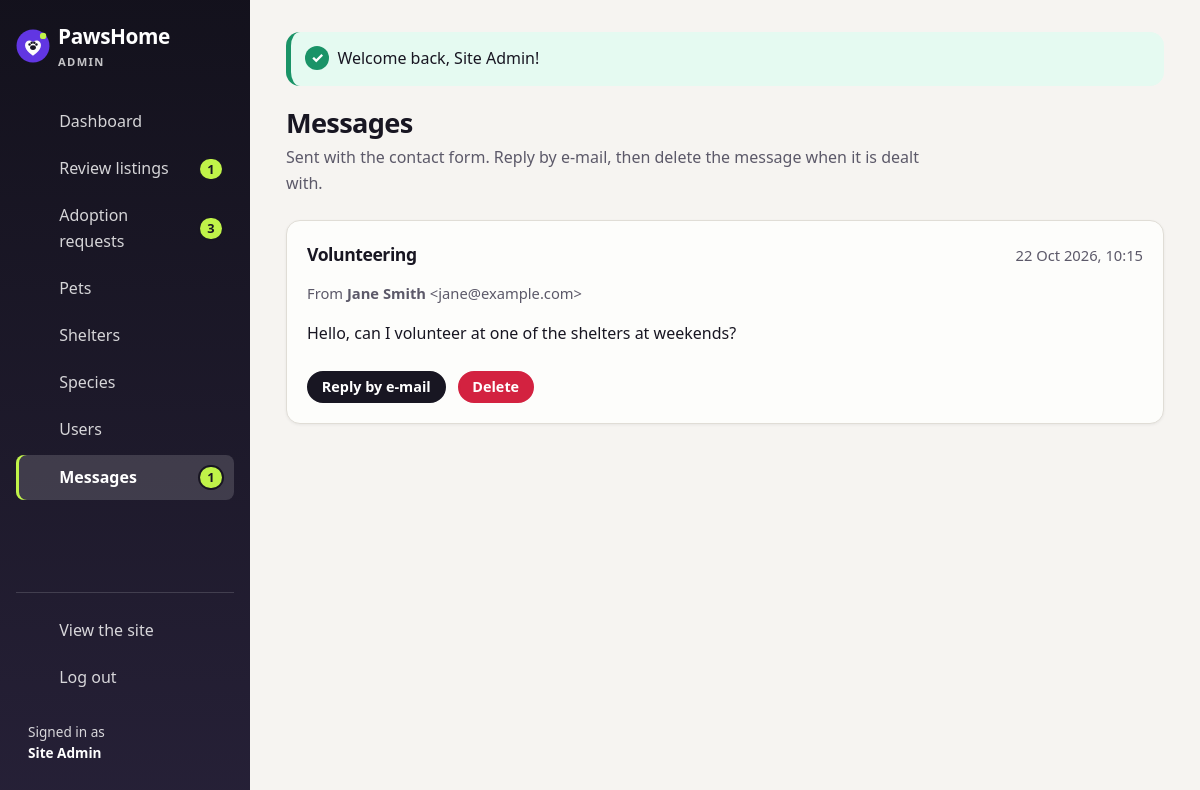
The page /admin/messages.php (signed in) on the database its author committed.
### tables this page shows
CREATE TABLE user (
    id INT NOT NULL AUTO_INCREMENT,
    name VARCHAR(100) NOT NULL,
    email VARCHAR(255) NOT NULL,
    password VARCHAR(255) NOT NULL,
    role ENUM('member', 'admin') NOT NULL DEFAULT 'member',
    shelterid INT NULL,               
    datejoined DATE NOT NULL,
    PRIMARY KEY (id),
    UNIQUE KEY (email)
);

CREATE TABLE message (
    id INT NOT NULL AUTO_INCREMENT,
    name VARCHAR(100) NOT NULL,
    email VARCHAR(255) NOT NULL,
    subject VARCHAR(150) NOT NULL,
    body TEXT NOT NULL,
    datesent DATETIME NOT NULL,
    PRIMARY KEY (id)
);

### admin/messages.php (called while the page is built, shortened)
<?php
include '../includes/Functions.php';
requireAdmin();
try {
	include '../includes/DatabaseConnection.php';
	include '../includes/DatabaseFunctions.php';
	$messages = query($pdo, 'SELECT * FROM message ORDER BY datesent DESC')->fetchAll();
	$output = loadTemplate('admin/messages.html.php', ['messages' => $messages]);
} catch (PDOException $e) {
	$title = 'An error has occurred';
	$output = loadTemplate('error.html.php', ['message' => 'Database error: ' . $e->getMessage()]);
}
include '../templates/admin_layout.html.php';

### includes/DatabaseFunctions.php (called while the page is built, shortened)
<?php
function query($pdo, $sql, $parameters = []) {
	$query = $pdo->prepare($sql);
	$query->execute($parameters);
	return $query;
}
function adminBadgeCounts($pdo) {
	$row = query($pdo, "SELECT
			(SELECT COUNT(*) FROM pet WHERE approval = 'Pending') AS review,
			(SELECT COUNT(*) FROM adoptionrequest WHERE status = 'New') AS newrequests,
			(SELECT COUNT(*) FROM message) AS messages")->fetch();
	return array_map('intval', $row);
}

### templates/admin/messages.html.php (the view, shortened to what this page needs)
<header class="admin-head">
	<div>
		<h1>Messages</h1>
		<p class="admin-sub">Sent with the contact form. Reply by e-mail, then delete the message when it is dealt with.</p>
	</div>
</header>
<?php if (empty($messages)): ?>
	<p class="all-clear admin-card"><?=icon('check')?> No messages. The inbox is empty.</p>
<?php else: ?>
	<div class="message-list">
		<?php foreach ($messages as $message): ?>
			<article class="admin-card message">
				<div class="card-head">
					<h2><?=html($message['subject'])?></h2>
					<time class="meta" datetime="<?=html($message['datesent'])?>"><?=date('j M Y, H:i', strtotime($message['datesent']))?></time>
				</div>
				<p class="meta">From <strong><?=html($message['name'])?></strong> &lt;<?=html($message['email'])?>&gt;</p>
				<p class="message-body"><?=nl2br(html($message['body']))?></p>
				<div class="form-actions">
					<a class="btn btn-small" href="mailto:<?=html($message['email'])?>?subject=Re: <?=rawurlencode($message['subject'])?>">Reply by e-mail<span class="visually-hidden"> to <?=html($message['name'])?></span></a>
					<form action="messages.php" method="post" class="inline-form" data-confirm="Delete this message?">
						<button class="btn btn-small btn-danger" type="submit">Delete<span class="visually-hidden"> message from <?=html($message['name'])?></span></button>
					</form>
				</div>
			</article>
		<?php endforeach; ?>
	</div>
<?php endif; ?>

### templates/admin_layout.html.php (shortened to what this page needs)
<?php
$flash = getFlash();
$page = basename($_SERVER['SCRIPT_NAME']);
$badges = (isset($pdo) && function_exists('adminBadgeCounts')) ? adminBadgeCounts($pdo) : ['review' => 0, 'newrequests' => 0, 'messages' => 0];
$menu = [
	'index.php' => ['Dashboard', 'dashboard', 0, ''],
	'approvals.php' => ['Review listings', 'review', $badges['review'], 'waiting for review'],
	'requests.php' => ['Adoption requests', 'requests', $badges['newrequests'], 'new'],
	'pets.php' => ['Pets', 'pets', 0, ''],
	'shelters.php' => ['Shelters', 'shelters', 0, ''],
	'species.php' => ['Species', 'species', 0, ''],
	'users.php' => ['Users', 'users', 0, ''],
	'messages.php' => ['Messages', 'messages', $badges['messages'], 'messages']
];
?>
<!DOCTYPE html>
<html lang="en">
<head>
	<link rel="stylesheet" href="<?=asset('css/style.css', '../')?>">
</head>
<body id="admin" class="admin">
	<div class="admin-shell">
		<aside class="admin-sidebar">
			<div class="admin-brand-row">
				<a class="brand" href="index.php">
					<img src="<?=asset('images/logo.svg', '../')?>" alt="" width="34" height="34">
					<span>PawsHome <small>Admin</small></span>
				</a>
			</div>
			<nav id="main-nav" class="admin-nav" aria-label="Admin">
				<ul>
					<?php foreach ($menu as $file => $item): ?>
						<li>
							<a href="<?=$file?>" <?=$page == $file ? 'aria-current="page"' : ''?>>
								<?=icon($item[1])?>
								<span class="admin-nav-label"><?=html($item[0])?></span>
								<?php if ($item[2]): ?>
									<span class="count-badge"><?=html($item[2])?><span class="visually-hidden"> <?=html($item[3])?></span></span>
								<?php endif; ?>
							</a>
						</li>
					<?php endforeach; ?>
				</ul>
				<ul class="admin-nav-bottom">
					<li><a href="../index.php"><?=icon('site')?><span class="admin-nav-label">View the site</span></a></li>
					<li><form action="../logout.php" method="post" class="logout-form"><?=csrfField()?><button class="link-button" type="submit"><?=icon('logout')?><span class="admin-nav-label">Log out</span></button></form></li>
				</ul>
				<p class="admin-user">Signed in as<br><strong><?=html(currentUser()['name'] ?? '')?></strong></p>
			</nav>
		</aside>
		<main id="main" class="admin-main" tabindex="-1">
			<?php if ($flash): ?>
				<div class="alert alert-<?=html($flash['type'])?>" role="<?=$flash['type'] == 'error' ? 'alert' : 'status'?>" aria-live="polite"><?=html($flash['message'])?></div>
			<?php endif; ?>
			<?=$output?>
		</main>
	</div>
</body>
</html>

### rows shown on the page
user: name "Site Admin"
message: subject "Volunteering", datesent "22 Oct 2026, 10:15", name "Jane Smith", email "jane@example.com", body "Hello, can I volunteer at one of the shelters at weekends?"

### other values the page prints
html($item[0]) "Dashboard"
html($item[0]) "Review listings"
html($item[2]) "1"
html($item[0]) "Adoption requests"
html($item[2]) "3"
html($item[0]) "Pets"
html($item[0]) "Shelters"
html($item[0]) "Species"
html($item[0]) "Users"
html($item[0]) "Messages"
html($flash['message']) "Welcome back, Site Admin!"
